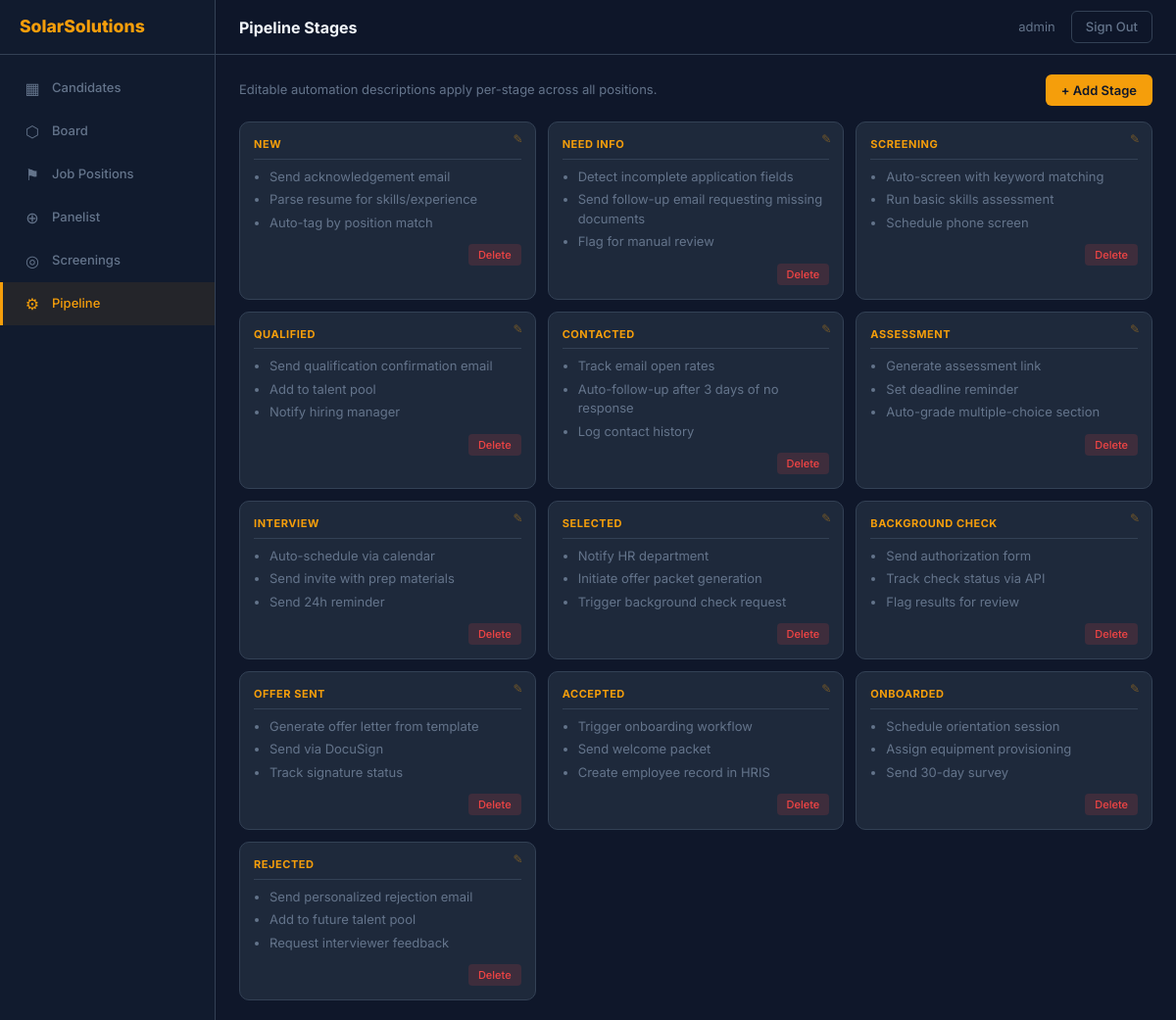
Screenshot of /solarsolutions/pipeline/ (signed in) with the database file from the repository.
### api/models.py (models this page shows, shortened)
class Stage(models.Model):
    company = models.ForeignKey(Company, on_delete=models.CASCADE, related_name='stages')
    key = models.CharField('Key', max_length=30)
    label = models.CharField('Label', max_length=100)
    order = models.IntegerField('Order', default=0)
    class Meta:
        ordering = ['order']
        unique_together = ('company', 'key')
        verbose_name = 'Pipeline Stage'
        verbose_name_plural = 'Pipeline Stages'

### adminpanel/views.py (the view)
# urls.py: path('pipeline/', views.pipeline, name='pipeline'),
@company_login_required
def pipeline(request, company_slug=None):
    stages = Stage.objects.filter(company=request.company)
    automations = []
    for s in stages:
        desc = DEFAULT_AUTOMATIONS.get(s.key, '')
        automations.append({'key': s.key, 'label': s.label, 'description': desc})
    return render(request, 'adminpanel/pipeline.html', {
        'automations': automations,
        'stages': stages,
        'company': request.company,
    })

### adminpanel/templatetags/pipeline_extras.py (called while the page is built)
@register.filter
def bullet_list(text):
    lines = [line.strip('- ').strip() for line in text.split('\n') if line.strip()]
    if not lines:
        return ''
    items = ''.join(f'<li>{line}</li>' for line in lines)
    return mark_safe(f'<ul class="auto-bullets">{items}</ul>')

### adminpanel/views.py (called while the page is built)
def company_login_required(view_func):
    @wraps(view_func)
    def wrapper(request, *args, **kwargs):
        if request.user.is_authenticated:
            return view_func(request, *args, **kwargs)
        if request.company:
            return redirect('admin_login', company_slug=request.company.slug)
        return redirect('landing')
    return wrapper

### adminpanel/templates/adminpanel/pipeline.html (shortened to what this page needs)
{% extends 'adminpanel/base.html' %}
{% load pipeline_extras %}
{% block page_title %}Pipeline Stages{% endblock %}
{% block content %}
<div class="toolbar">
  <p class="desc">Editable automation descriptions apply per-stage across all positions.</p>
  <button class="btn-primary" onclick="openModal()">+ Add Stage</button>
</div>
<div class="stage-grid">
  {% for auto in automations %}
    <div class="stage-card" data-stage="{{ auto.key }}">
      <h3>{{ auto.label }}</h3>
      <span class="auto-text">{{ auto.description|bullet_list }}</span>
      <button class="pencil" onclick="editAuto(this)">✎</button>
      <button class="btn-sm btn-del-stage" onclick="deleteStage('{{ auto.key }}', '{{ auto.label }}')">Delete</button>
    </div>
  {% endfor %}
</div>
{% endblock %}

### adminpanel/templates/adminpanel/base.html (shortened to what this page needs)
<!doctype html>
<html lang="en">
<head>
</head>
<body>
  <div class="sidebar">
    <div class="sidebar-logo">SolarSolutions</div>
    <nav class="sidebar-nav">
      <a href="{% url 'candidate_list' %}" class="">
        <span class="nav-icon">▦</span> Candidates
      </a>
      <a href="{% url 'admin_board' %}" class="{% if request.resolver_match.url_name == 'admin_board' %}active{% endif %}">
        <span class="nav-icon">⬡</span> Board
      </a>
      <a href="{% url 'job_positions' %}" class="{% if request.resolver_match.url_name == 'job_positions' %}active{% endif %}">
        <span class="nav-icon">⚑</span> Job Positions
      </a>
      <a href="{% url 'panelist' %}" class="{% if request.resolver_match.url_name == 'panelist' %}active{% endif %}">
        <span class="nav-icon">⊕</span> Panelist
      </a>
      <a href="{% url 'screenings' %}" class="{% if request.resolver_match.url_name == 'screenings' %}active{% endif %}">
        <span class="nav-icon">◎</span> Screenings
      </a>
      <a href="{% url 'pipeline' %}" class="{% if request.resolver_match.url_name == 'pipeline' %}active{% endif %}">
        <span class="nav-icon">⚙</span> Pipeline
      </a>
    </nav>
  </div>
  <div class="header">
    <div class="header-title">{% block page_title %}Dashboard{% endblock %}</div>
    <div class="header-right">
      <span>{{ user.get_username }}</span>
      <a href="{% url 'admin_logout' %}" class="logout-btn">Sign Out</a>
    </div>
  </div>
  <div class="main">
    <div class="main-content">
      {% block content %}{% endblock %}
    </div>
  </div>
</body>
</html>

### adminpanel/templates/adminpanel/pipeline.html (style rules this page uses)
.toolbar { display: flex; justify-content: space-between; align-items: center; margin-bottom: 16px; }
.desc { color: var(--color-text-muted); font-size: 0.8125rem; }
.btn-primary { padding: 8px 16px; font-size: 0.8125rem; font-weight: 600; font-family: inherit; background: var(--color-primary); color: #0f172a; border: none; border-radius: 6px; cursor: pointer; transition: 0.15s; }
.btn-sm { padding: 4px 10px; font-size: 0.6875rem; font-weight: 500; font-family: inherit; border: none; border-radius: 4px; cursor: pointer; transition: 0.15s; }
.btn-del-stage { background: rgba(239,68,68,0.15); color: #ef4444; float: right; margin-top: 8px; }
.stage-grid { display: grid; grid-template-columns: repeat(auto-fill, minmax(280px, 1fr)); gap: 12px; }
.stage-card { background: var(--color-bg-card); border: 1px solid var(--color-border); border-radius: var(--radius); padding: 14px; position: relative; }
.stage-card h3 { font-size: 0.6875rem; font-weight: 700; text-transform: uppercase; letter-spacing: 0.05em; color: var(--color-primary); margin-bottom: 8px; padding-bottom: 6px; border-bottom: 1px solid var(--color-border); }
.auto-bullets { margin: 0; padding: 0 0 0 16px; list-style: disc; }
.auto-bullets li { font-size: 0.8125rem; color: var(--color-text-muted); margin-bottom: 4px; line-height: 1.5; }
.pencil { position: absolute; top: 8px; right: 8px; cursor: pointer; opacity: 0.4; transition: 0.15s; font-size: 0.75rem; color: var(--color-primary); background: none; border: none; padding: 2px 4px; }
.auto-text { display: block; }

### adminpanel/templates/adminpanel/base.html (style rules this page uses)
* { box-sizing: border-box; margin: 0; padding: 0; }
:root { --color-primary: #f59e0b; --color-bg: #0f172a; --color-bg-card: #1e293b; --color-bg-sidebar: #111b2e; --color-bg-col: #1a2438; --color-border: #334155; --color-text: #f1f5f9; --color-text-muted: #64748b; --color-hover: #1e293b; --radius: 10px; --sidebar-w: 220px; --header-h: 56px; }
html, body { height: 100%; }
body { font-family: 'Inter', system-ui, sans-serif; background: var(--color-bg); color: var(--color-text); line-height: 1.5; font-size: 0.875rem; }
a { text-decoration: none; color: inherit; }
.header { position: fixed; top: 0; left: var(--sidebar-w); right: 0; height: var(--header-h); display: flex; align-items: center; justify-content: space-between; padding: 0 24px; border-bottom: 1px solid var(--color-border); background: rgba(15,23,42,0.85); backdrop-filter: blur(12px); z-index: 20; }
.header-title { font-weight: 700; font-size: 1rem; }
.header-right { display: flex; align-items: center; gap: 16px; }
.header-right span { color: var(--color-text-muted); font-size: 0.8125rem; }
.logout-btn { padding: 6px 14px; font-size: 0.8125rem; font-family: inherit; font-weight: 500; color: var(--color-text-muted); background: transparent; border: 1px solid var(--color-border); border-radius: 6px; cursor: pointer; transition: 0.15s; }
.sidebar { position: fixed; top: 0; left: 0; width: var(--sidebar-w); height: 100%; background: var(--color-bg-sidebar); border-right: 1px solid var(--color-border); display: flex; flex-direction: column; z-index: 30; }
.sidebar-logo { height: var(--header-h); display: flex; align-items: center; padding: 0 20px; font-size: 1.1rem; font-weight: 800; color: var(--color-primary); border-bottom: 1px solid var(--color-border); }
.sidebar-nav { flex: 1; padding: 12px 0; overflow-y: auto; }
.sidebar-nav a { display: flex; align-items: center; gap: 10px; padding: 10px 20px; font-size: 0.8125rem; font-weight: 500; color: var(--color-text-muted); transition: 0.15s; border-left: 3px solid transparent; }
.sidebar-nav a.active { color: var(--color-primary); background: rgba(245,158,11,0.08); border-left-color: var(--color-primary); }
.sidebar-nav .nav-icon { width: 20px; text-align: center; font-size: 1rem; }
.main { margin-left: var(--sidebar-w); padding-top: var(--header-h); min-height: 100vh; }
.main-content { padding: 20px 24px; }

### rows the page displays
Stage: label "NEW"
Stage: label "NEED INFO"
Stage: label "SCREENING"
Stage: label "QUALIFIED"
Stage: label "CONTACTED"
Stage: label "ASSESSMENT"
Stage: label "INTERVIEW"
Stage: label "SELECTED"
Stage: label "BACKGROUND CHECK"
Stage: label "OFFER SENT"
Stage: label "ACCEPTED"
Stage: label "ONBOARDED"
Stage: label "REJECTED"

### other values shown
{{ user.get_username }} "admin"
{{ auto.description|bullet_list }} "Send acknowledgement email Parse resume for skills/experience Auto-tag by position match" "Detect incomplete application fields Send follow-up email requesting missing documents Flag for manual review" "Auto-screen with keyword matching Run basic skills assessment Schedule phone screen" "Send qualification confirmation email Add to talent pool Notify hiring manager" "Track email open rates Auto-follow-up after 3 days of no response Log contact history" "Generate assessment link Set deadline reminder Auto-grade multiple-choice section" "Auto-schedule via calendar Send invite with prep materials Send 24h reminder" "Notify HR department Initiate offer packet generation Trigger background check request" "Send authorization form Track check status via API Flag results for review" "Generate offer letter from template Send via DocuSign Track signature status" "Trigger onboarding workflow Send welcome packet Create employee record in HRIS" "Schedule orientation session Assign equipment provisioning Send 30-day survey" "Send personalized rejection email Add to future talent pool Request interviewer feedback"
